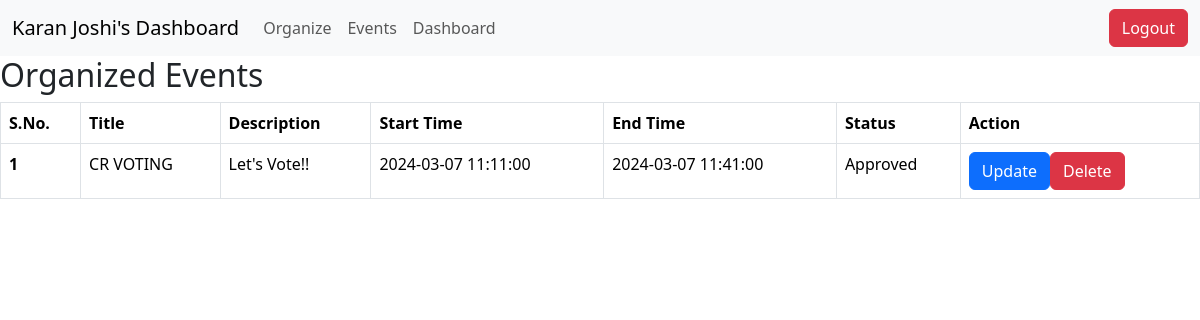
The app's page /23f2003354@ds.study.iitm.ac.in/myevents, older data.
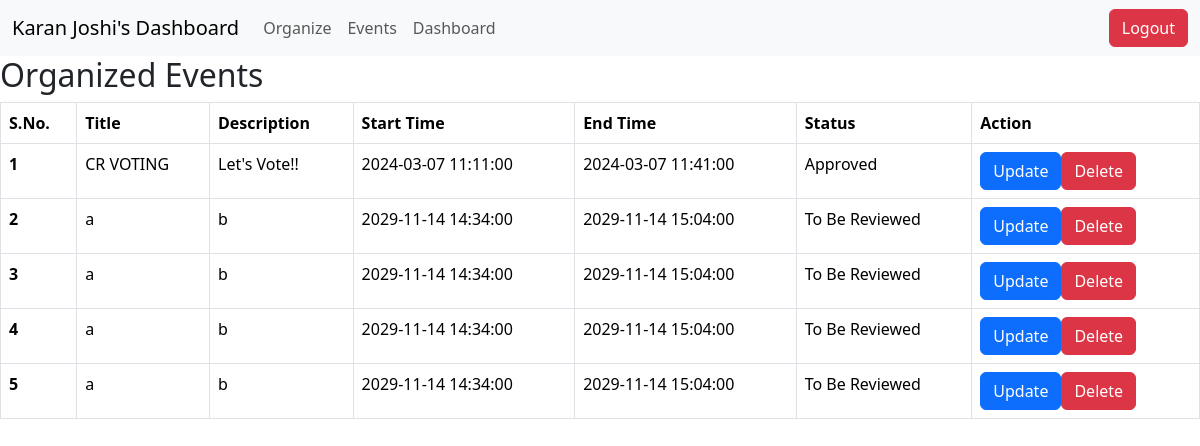
The same page, newer data.
### application/models.py (models this page shows)
class Event(db.Model):
    id=db.Column(db.Integer(),primary_key=True)
    createTime=db.Column(db.DateTime)
    organizerId=db.Column(db.Integer(),db.ForeignKey('user.id'))
    title=db.Column(db.String(),default='x')
    desc=db.Column(db.String(),default='x')
    endTime=db.Column(db.DateTime,nullable=False)
    startTime=db.Column(db.DateTime,nullable=False)
    isApproved=db.Column(db.Boolean,default=False)
    voterCount=db.Column(db.Integer())
    votes=db.relationship('Vote',backref='event')

### application/controllers.py (the view)
@app.route('/<email>/myevents')
def userEvents(email):
    user=User.query.filter_by(email=email).first()
    events=Event.query.filter_by(organizerId=user.id).all()
    return render_template('user_myevents.html',events=events,name=user.name,email=email)

### templates/user_myevents.html (shortened to what this page needs)
<!DOCTYPE html>
<html lang="en">
<head>
    <link href="https://cdn.jsdelivr.net/npm/bootstrap@5.3.3/dist/css/bootstrap.min.css" rel="stylesheet">
</head>
<body>
    <nav class="navbar navbar-expand-lg bg-body-tertiary">
        <div class="container-fluid">
          <a class="navbar-brand" href="#">{{name}}'s Dashboard</a>
          <div class="collapse navbar-collapse" id="navbarSupportedContent">
            <ul class="navbar-nav me-auto mb-2 mb-lg-0">
              <li class="nav-item">
                <a class="nav-link" href="/{{email}}/organize">Organize</a>
              </li>
              <li class="nav-item">
                <a class="nav-link" href="/admin/events">Events</a>
              </li>
              <li class="nav-item">
                <a class="nav-link" href="/{{email}}/home">Dashboard</a>
              </li>
            </ul>
            <a class="btn btn-danger" href="/">Logout</a>
          </div>
        </div>
      </nav>
    <h2>Organized Events</h2>
    {% if events|length == 0 %}
        <p>No Events Organized Yet. <a href="/{{email}}/organize">Let's Create One</a></p>
    {%else%}
    <table class="table table-bordered">
        <thead>
            <tr>
                <th scope="col">S.No.</th>
                <th scope="col">Title</th>
                <th scope="col">Description</th>
                <th scope="col">Start Time</th>
                <th scope="col">End Time</th>
                <th scope="col">Status</th>
                <th scope="col">Action</th>
            </tr>
        </thead>
        <tbody>
            {%for event in events%}
                <tr>
                    <th scope="row">{{loop.index}}</th>
                    <td>{{event.title}}</td>
                    <td>{{event.desc}}</td>
                    <td>{{event.startTime}}</td>
                    <td>{{event.endTime}}</td>
                    {% if event.isApproved==1 %}
                        <td>Approved</td>
                    {%else%}
                        <td>To Be Reviewed</td>
                    {%endif%}
                    <td><a class="btn btn-primary" href="/{{event.id}}/update">Update</a><a class="btn btn-danger" href="/{{event.id}}/delete">Delete</a></td>
                </tr>
                {%endfor%}
        </tbody>
    </table>
    {%endif%}
</body>
</html>

Row changes from the older to the newer data that the page shows:
added Event: title "a", desc "b", startTime "2029-11-14 14:34:00", endTime "2029-11-14 15:04:00", isApproved "To Be Reviewed"
added Event: title "a", desc "b", startTime "2029-11-14 14:34:00", endTime "2029-11-14 15:04:00", isApproved "To Be Reviewed"
added Event: title "a", desc "b", startTime "2029-11-14 14:34:00", endTime "2029-11-14 15:04:00", isApproved "To Be Reviewed"
added Event: title "a", desc "b", startTime "2029-11-14 14:34:00", endTime "2029-11-14 15:04:00", isApproved "To Be Reviewed"
